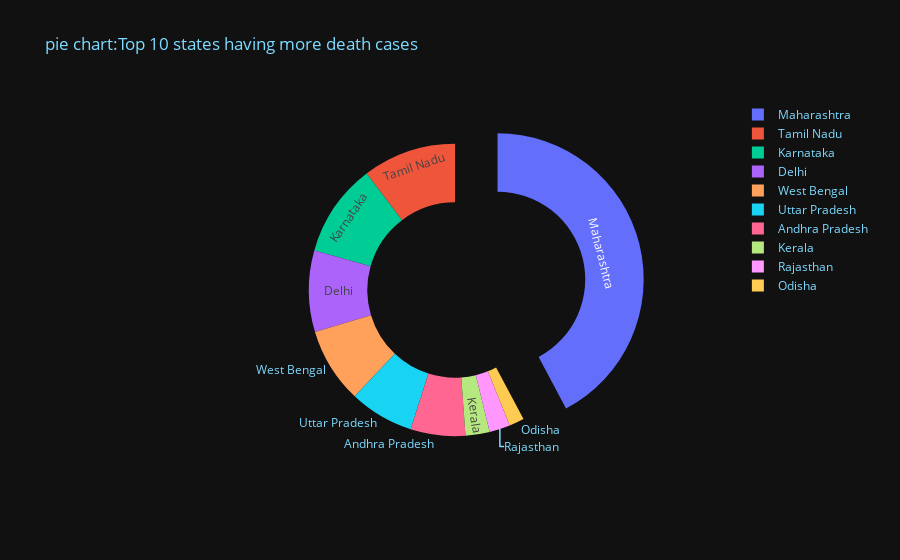

Notebook cell for this chart:
### Code cell
fig6 = go.Figure(data=[go.Pie(labels=in_states[:10], values=pos_case[:10], hole=0.6,textinfo='label',pull=[0.3, 0, 0, 0])])
fig6.update_layout(title_text="pie chart:Top 10 states having more death cases",
                  plot_bgcolor='#111111',
                  paper_bgcolor='#111111',
                  font_color='#7FDBFF')
                  
fig6.show()

### Figure 1 — Plotly figure (JSON) as saved in the notebook; plotly's stock layout.template omitted (floating-point values rounded to 4 significant figures)
{"data": [{"hole": 0.6, "labels": ["Maharashtra", "Karnataka", "Andhra Pradesh", "Tamil Nadu", "Kerala", "Delhi", "Uttar Pradesh", "West Bengal", "Odisha", "Rajasthan"], "pull": [0.3, 0, 0, 0], "textinfo": "label", "type": "pie", "values": [49666, 12107, 7115, 12156, 3142, 10585, 8387, 9792, 1936, 2705]}], "layout": {"font": {"color": "#7FDBFF"}, "paper_bgcolor": "#111111", "plot_bgcolor": "#111111", "title": {"text": "pie chart:Top 10 states having more death cases"}}}
